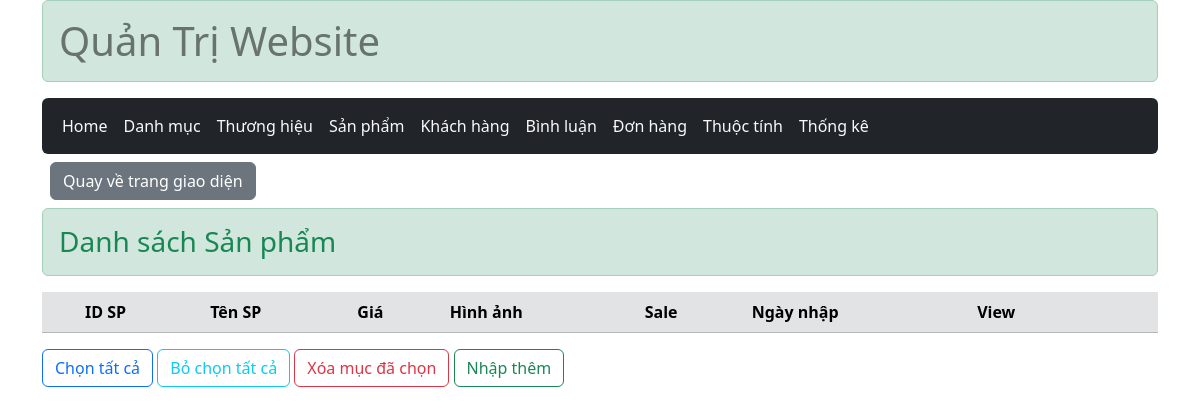
/admin/index.php?act=list_product, run on an earlier commit of the app's database.
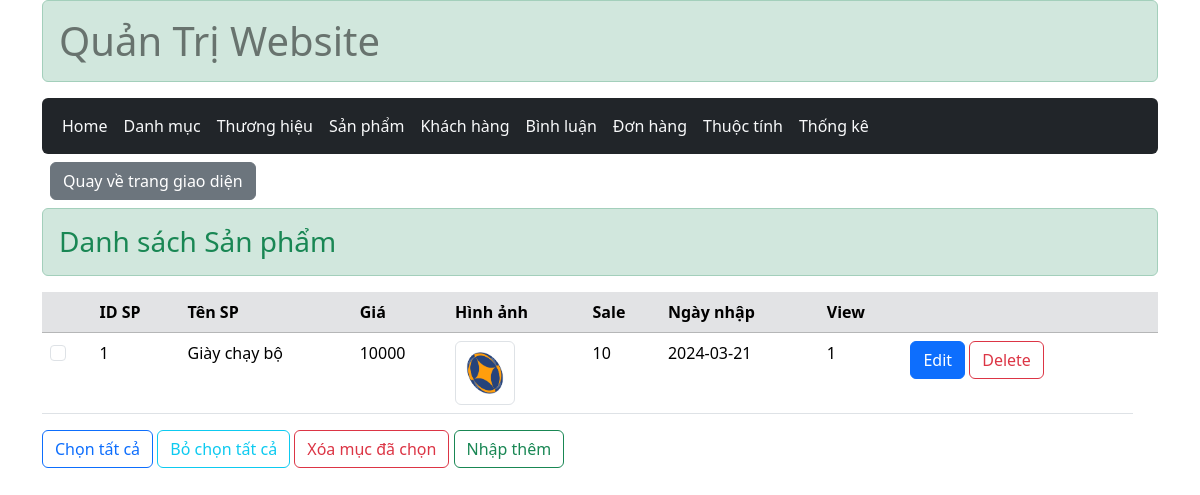
And on a later commit of the database.
### tables this page shows
CREATE TABLE `product` (
  `product_id` int(11) NOT NULL,
  `name` varchar(255) NOT NULL,
  `price` int(11) NOT NULL,
  `image` varchar(255) NOT NULL,
  `description` text NOT NULL,
  `sale` int(11) NOT NULL,
  `create_at` date NOT NULL,
  `view` int(11) NOT NULL,
  `cate_id` int(11) NOT NULL,
  `brand_id` int(11) NOT NULL
);

### model/pdo.php (called while the page is built, shortened)
<?php
    function pdo_get_connection(){
        $servername = "localhost";
        $username = "root";
        $password = "";
        try {
            $conn = new PDO("mysql:host=$servername;dbname=duan1", $username, $password);
            $conn->setAttribute(PDO::ATTR_ERRMODE, PDO::ERRMODE_EXCEPTION);
            return $conn;
        } catch(PDOException $e) {
            echo "Lỗi kết nối : " . $e->getMessage();
        }
    }
    function pdo_query($sql){
        $sql_args = array_slice(func_get_args(),1);
        try{
            $conn = pdo_get_connection();
            $stmt = $conn ->prepare($sql);
            $stmt -> execute($sql_args);
            $rows = $stmt -> fetchAll();
            return $rows;
        }
        catch(PDOException $e){
            throw $e;
        }
        finally{
            unset($conn);
        }
    }
?>

### model/product.php (called while the page is built, shortened)
<?php
function product_select_all(){
    $sql = "SELECT *  FROM product";
    return pdo_query($sql);
}

### admin/product/list_product.php (the view)
<main class="container_">
        <h3 class="alert alert-success text-success"> Danh sách Sản phẩm</h3>
        <table class="table table-hover">
            <thead  class="table-secondary" >
                <tr>
                    <th></th>
                    <th>ID SP</th>
                    <th>Tên SP</th>
                    <th>Giá</th>
                    <th>Hình ảnh</th>
                    <th>Sale</th>
                    <th>Ngày nhập</th>
                    <th>View</th>
                    <th></th>
                    <th></th>
                </tr>
            </thead>
            <tbody>
                <?php foreach($list_product as $product) :
                    extract($product);
                    $img= '../'.$GLOBALS['path_img'].$image;
                ?>
                <tr class="">
                    <td><input class="form-check-input" type="checkbox"></td>
                    <td><?= $product_id?></td>
                    <td> <?= $name?></td>
                    <td> <?= $price?> </td>
                    <td> <img src="<?=$img ?>" class="img-thumbnail" width="60px" alt="..."> </td>
                    <td> <?= $sale?> </td>
                    <td> <?= $create_at?> </td>
                    <td> <?= $view?></td>
                    <td>
                        <a href="edit_product.html" class="btn btn-primary fw-medium">Edit</a>
                        <a href="" class="btn btn-outline-danger fw-medium" onclick="return confirm('Xác nhận xóa')">Delete</a>
                    </td>
                </tr>
                <?php endforeach ?>
            </tbody>
        </table>
        <form action="" method="post">
            <div class="form-group">
                <button name="" class="btn btn-outline-primary fw-medium">Chọn tất cả</button>
                <button type="reset"  class="btn btn-outline-info fw-medium">Bỏ chọn tất cả</button>
                <a   class="btn btn-outline-danger fw-medium">Xóa mục đã chọn</a>
                <a href="index.php?act=add_product"  class="btn btn-outline-success fw-medium">Nhập thêm</a>
            </div>
        </form>
</main>

### admin/header.php (shortened to what this page needs)
<!DOCTYPE html>
<html lang="en">
<head>
    <link href="https://cdn.jsdelivr.net/npm/bootstrap@5.3.3/dist/css/bootstrap.min.css" rel="stylesheet">
</head>
<body>
    <div class="container">
        <header>
            <h1 class="alert alert-success"><a class="nav-link text-black-50" href="#">Quản Trị Website</a></h1>
            <nav class="navbar navbar-expand-lg bg-dark  rounded-2 " >
                <div class="container-fluid ">
                    <div class="collapse navbar-collapse " id="navbarNavDropdown">
                        <ul class="nav navbar-nav   ">
                            <li class="nav-item  ">
                                <a class="nav-link text-light " aria-current="page" href="#">Home</a>
                            </li>
                            <li class="nav-item">
                                <a class="nav-link text-light" href="index.php?act=list_category">Danh mục</a>
                            </li>
                            <li class="nav-item">
                                <a class="nav-link text-light" href="index.php?act=list_brand">Thương hiệu</a>
                            </li>
                            <li class="nav-item">
                                <a class="nav-link text-light" href="index.php?act=list_product">Sản phẩm</a>
                            </li>
                            <li class="nav-item">
                                <a class="nav-link text-light" href="./user/list-user.html">Khách hàng</a>
                            </li>
                            <li class="nav-item">
                                <a class="nav-link text-light" href="#">Bình luận</a>
                            </li>
                            <li class="nav-item">
                                <a class="nav-link text-light" href="#">Đơn hàng</a>
                            </li>
                            <li class="nav-item">
                                <a class="nav-link text-light" href="#">Thuộc tính</a>
                            </li>
                            <li class="nav-item">
                                <a class="nav-link text-light" href="#">Thống kê</a>
                            </li>
                        </ul>
                    </div>
                </div>
            </nav>
            <p class="d-inline-flex gap-1 m-2">
                <a class="btn btn-secondary" data-bs-toggle="collapse" href="#" role="button" aria-expanded="false" aria-controls="collapseExample">
                    Quay về trang giao diện
                </a>
            </p>
        </header>

### admin/index.php (shortened to what this page needs)
<?php
    include "../model/pdo.php";
    include '../model/product.php';
    include "header.php";
    if(isset($_GET['act'])){
        $act = $_GET['act'];
        switch($act){
            case 'list_product':
                $list_product = product_select_all() ;
                include 'product/list_product.php';
                break;
        }
    }else{
        include "home.php";
    }
?>

What changed in the data, as far as the page shows it:
added product: product_id "1", name "Giày chạy bộ", price "10000", image (picture), sale "10", create_at "2024-03-21", view "1"
